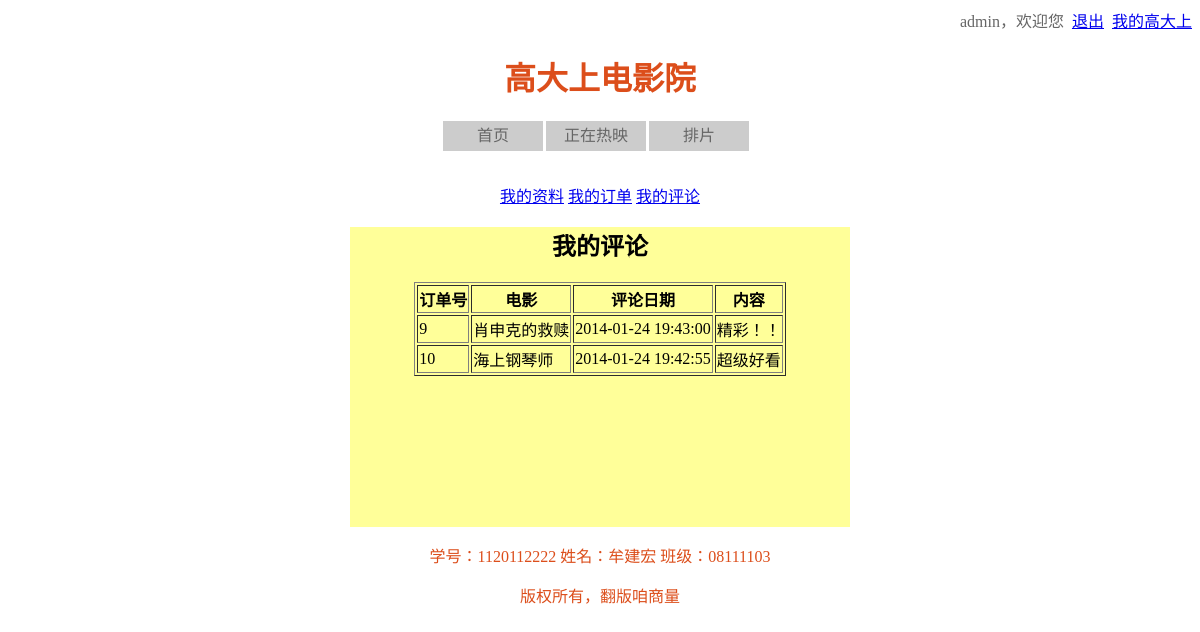
The page /my_comments.php (signed in) on the database its author committed.
### tables this page shows
CREATE TABLE IF NOT EXISTS `12222_movie_comment` (
  `Comment_ID` int(11) NOT NULL AUTO_INCREMENT,
  `Movie_ID` int(11) NOT NULL,
  `Order_ID` int(11) NOT NULL,
  `Comment_Date` datetime NOT NULL,
  `Comment` varchar(500) NOT NULL,
  PRIMARY KEY (`Comment_ID`),
  KEY `Movie_ID` (`Movie_ID`),
  KEY `Order_ID` (`Order_ID`)
);

CREATE TABLE IF NOT EXISTS `12222_movie` (
  `Movie_ID` int(11) NOT NULL AUTO_INCREMENT,
  `Movie_Name` varchar(50) NOT NULL,
  `Director` varchar(30) NOT NULL,
  `Actors` varchar(200) NOT NULL,
  `Production_Year` char(5) NOT NULL,
  `Movie_Type` varchar(40) NOT NULL,
  `Movie_Desc` varchar(6000) NOT NULL,
  PRIMARY KEY (`Movie_ID`)
);

### my_comments.php (the view, shortened to what this page needs)
<?php
	include 'header.inc';
	function get_Movie_Name_By_Movie_ID($Movie_ID)
	{
		$sql2 = "select Movie_Name from 12222_Movie where Movie_ID=".$Movie_ID;
		$result2 = mysql_query($sql2);
		if ($row2 = mysql_fetch_array($result2))
		{
			return $row2['Movie_Name'];
		}
	}
?>
		<a href="my_info.php">我的资料</a>
		<a href="my_orders.php">我的订单</a>
		<a href="my_comments.php">我的评论</a>
		<div style="width:500px; height:300px; background-color:#ffff99">
			<h2>我的评论</h2>
			<?php
				$sql = "select 12222_Movie_Comment.Order_ID, 12222_Movie_Comment.Movie_ID,12222_Movie_Comment.Comment_Date, 12222_Movie_Comment.Comment
							from 12222_Movie_Comment, 12222_Orders
								where 12222_Orders.Customer_ID=".$_SESSION['Customer_ID']
								." and 12222_Movie_Comment.Order_ID=12222_Orders.Order_ID";
				$result = mysql_query($sql);
				echo "<table border='1'>";
				echo "<tr>";
				echo "<th>订单号</th>";
				echo "<th>电影</th>";
				echo "<th>评论日期</th>";
				echo "<th>内容</th>";
				echo "</tr>";
				while ($row = mysql_fetch_array($result))
				{
					echo "<tr>";
					echo "<td>".$row['Order_ID']."</td>";
					echo "<td>".get_Movie_Name_By_Movie_ID($row['Movie_ID'])."</td>";
					echo "<td>".$row['Comment_Date']."</td>";
					echo "<td>".$row['Comment']."</td>";
					echo "</tr>";
				}
				echo "</table>";
			?>
		</div>
<?php
    include 'footer.inc';
?>

### rows shown on the page
12222_movie_comment: Order_ID "9", Movie_ID.Movie_Name "肖申克的救赎", Comment_Date "2014-01-24 19:43:00", Comment "精彩！！"
12222_movie_comment: Order_ID "10", Movie_ID.Movie_Name "海上钢琴师", Comment_Date "2014-01-24 19:42:55", Comment "超级好看"

### other values the page prints
$_SESSION['username'] "admin"
